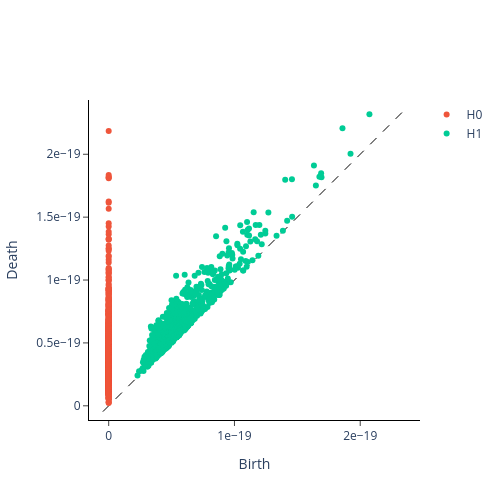

Here is the notebook cell this chart was saved with:
### Code cell
print("Persistence diagram: pure noise")
plot_diagram(noise_diagram[0])

### Figure 1 — Plotly figure (JSON) as saved in the notebook; plotly's stock layout.template omitted (floating-point values rounded to 4 significant figures; data arrays with more than 128 entries replaced by an {"elided": "..."} marker saying what was removed)
{"data": [{"hoverinfo": "none", "line": {"color": "black", "dash": "dash", "width": 1}, "mode": "lines", "showlegend": false, "type": "scatter", "x": [-4.637e-21, 2.365e-19], "y": [-4.637e-21, 2.365e-19]}, {"hoverinfo": "text", "hovertext": {"elided": "1735 str values"}, "mode": "markers", "name": "H0", "type": "scatter", "x": {"elided": "1735 float values"}, "y": {"elided": "1735 float values"}}, {"hoverinfo": "text", "hovertext": {"elided": "887 str values"}, "mode": "markers", "name": "H1", "type": "scatter", "x": {"elided": "887 float values"}, "y": {"elided": "887 float values"}}], "layout": {"height": 500, "plot_bgcolor": "white", "width": 500, "xaxis": {"autorange": false, "exponentformat": "e", "linecolor": "black", "linewidth": 1, "mirror": false, "range": [-4.637e-21, 2.365e-19], "showexponent": "all", "showline": true, "side": "bottom", "ticks": "outside", "title": {"text": "Birth"}, "type": "linear", "zeroline": true}, "yaxis": {"autorange": false, "exponentformat": "e", "linecolor": "black", "linewidth": 1, "mirror": false, "range": [-4.637e-21, 2.365e-19], "scaleanchor": "x", "scaleratio": 1, "showexponent": "all", "showline": true, "side": "left", "ticks": "outside", "title": {"text": "Death"}, "type": "linear", "zeroline": true}}}
